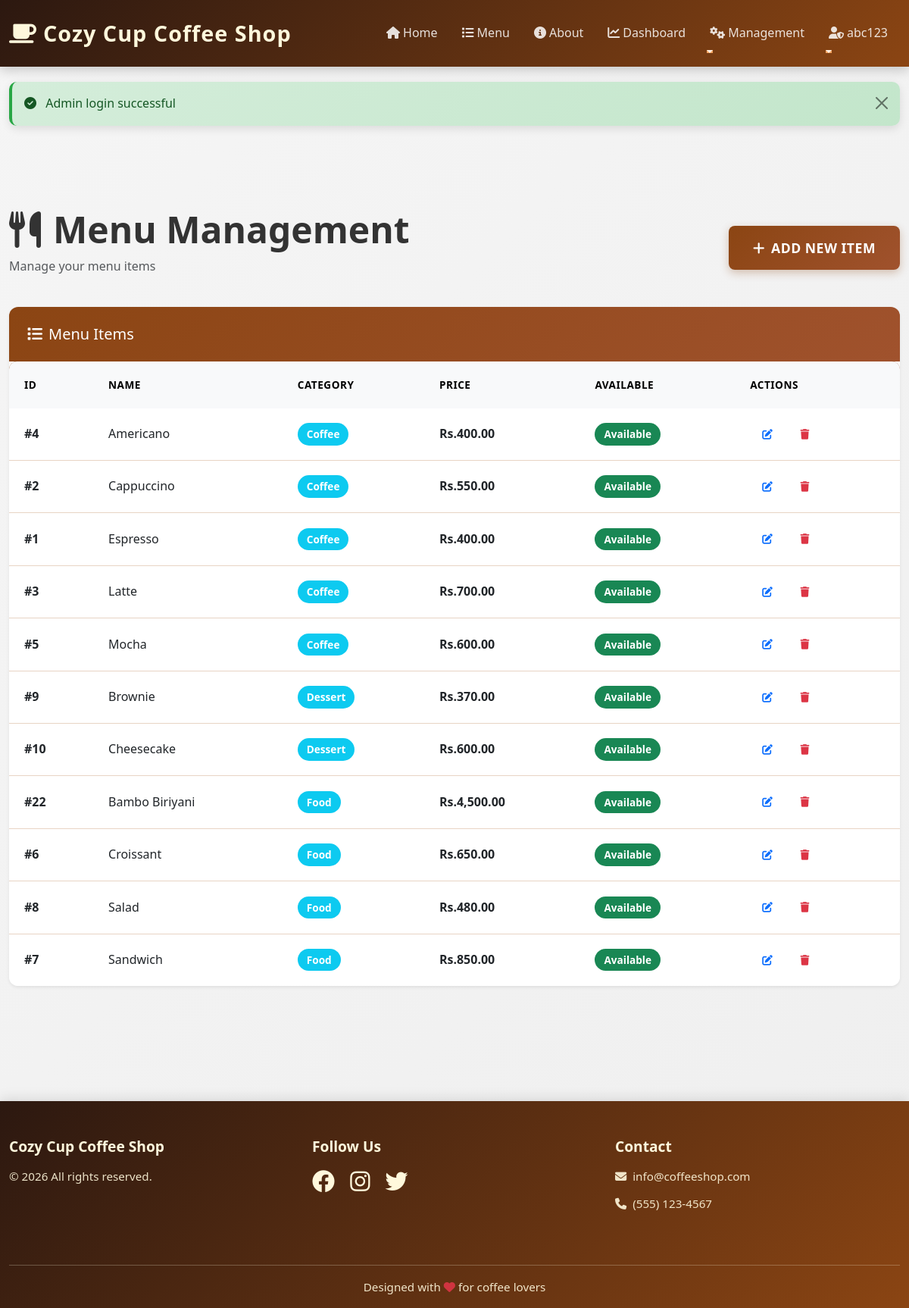
Screenshot of /public/index.php?page=menu-management (signed in) with the database file from the repository.
### tables this page shows
CREATE TABLE `menu_items` (
  `id` int NOT NULL AUTO_INCREMENT,
  `name` varchar(255) NOT NULL,
  `description` text,
  `category` varchar(100) NOT NULL,
  `price` decimal(10,2) NOT NULL,
  `image_path` varchar(255),
  `is_available` tinyint(1) DEFAULT 1,
  `created_at` timestamp NULL DEFAULT CURRENT_TIMESTAMP,
  `updated_at` timestamp NULL DEFAULT CURRENT_TIMESTAMP ON UPDATE CURRENT_TIMESTAMP,
  PRIMARY KEY (`id`)
);

### app/controllers/BaseController.php (called while the page is built, shortened)
<?php
class BaseController {
    public function __construct() {
        require_once __DIR__ . '/../models/Database.php';
    }
    protected function render($view, $data = []) {
        extract($data);
        require __DIR__ . '/../views/' . $view . '.php';
    }
}
?>

### app/controllers/MenuManagementController.php (called while the page is built, shortened)
<?php
require_once __DIR__ . '/BaseController.php';
require_once __DIR__ . '/../models/MenuItem.php';
class MenuManagementController extends BaseController {
    public function showMenuManagement() {
        $menuItem = new MenuItem();
        $items = $menuItem->getAll();
        $this->render('admin/menu-management', [
            'items' => $items
        ]);
    }
}
?>

### app/models/MenuItem.php (called while the page is built, shortened)
<?php
require_once __DIR__ . '/Database.php';
class MenuItem {
    private $db;
    public function __construct() {
        $this->db = new Database();
    }
    public function getAll() {
        $result = $this->db->query("SELECT * FROM menu_items WHERE is_available = TRUE ORDER BY category, name");
        return $result->fetch_all(MYSQLI_ASSOC);
    }
}
?>

### app/models/Database.php (called while the page is built, shortened)
<?php
class Database {
    private $conn;
    public function __construct() {
        global $conn;
        $this->conn = $conn;
    }
    public function query($sql) {
        return $this->conn->query($sql);
    }
}
?>

### helpers/SecurityHelper.php (called while the page is built, shortened)
<?php
class SecurityHelper {
    public static function escapeOutput($output) {
        return htmlspecialchars($output, ENT_QUOTES, 'UTF-8');
    }
}
?>

### app/views/admin/menu-management.php (the view)
<?php include __DIR__ . '/../layouts/header.php'; ?>
<div class="container-fluid py-5">
    <div class="row mb-4">
        <div class="col-12">
            <div class="d-flex justify-content-between align-items-center">
                <div>
                    <h1 class="display-5 fw-bold mb-2">
                        <i class="fas fa-utensils me-3"></i>Menu Management
                    </h1>
                    <p class="text-muted">Manage your menu items</p>
                </div>
                <a href="<?php echo SITE_URL; ?>/public/index.php?page=menu-add" class="btn btn-primary btn-lg">
                    <i class="fas fa-plus me-2"></i>Add New Item
                </a>
            </div>
        </div>
    </div>
    <div class="row">
        <div class="col-12">
            <div class="card border-0 shadow-sm">
                <div class="card-header bg-primary text-white">
                    <h5 class="mb-0"><i class="fas fa-list me-2"></i>Menu Items</h5>
                </div>
                <div class="card-body p-0">
                    <div class="table-responsive">
                        <table class="table table-hover mb-0">
                            <thead class="table-light">
                                <tr>
                                    <th>ID</th>
                                    <th>Name</th>
                                    <th>Category</th>
                                    <th>Price</th>
                                    <th>Available</th>
                                    <th>Actions</th>
                                </tr>
                            </thead>
                            <tbody>
                                <?php if (empty($items)): ?>
                                    <tr>
                                        <td colspan="6" class="text-center py-4">
                                            <i class="fas fa-inbox fa-2x text-muted mb-2"></i>
                                            <p class="text-muted">No menu items found</p>
                                        </td>
                                    </tr>
                                <?php else: ?>
                                    <?php foreach ($items as $item): ?>
                                        <tr>
                                            <td><strong>#<?php echo $item['id']; ?></strong></td>
                                            <td><?php echo SecurityHelper::escapeOutput($item['name']); ?></td>
                                            <td>
                                                <span class="badge bg-info">
                                                    <?php echo SecurityHelper::escapeOutput($item['category']); ?>
                                                </span>
                                            </td>
                                            <td><strong>Rs.<?php echo number_format($item['price'], 2); ?></strong></td>
                                            <td>
                                                <span class="badge bg-<?php echo $item['is_available'] ? 'success' : 'danger'; ?>">
                                                    <?php echo $item['is_available'] ? 'Available' : 'Unavailable'; ?>
                                                </span>
                                            </td>
                                            <td>
                                                <a href="<?php echo SITE_URL; ?>/public/index.php?page=menu-edit&id=<?php echo $item['id']; ?>" class="btn btn-sm btn-outline-primary">
                                                    <i class="fas fa-edit"></i>
                                                </a>
                                                <a href="<?php echo SITE_URL; ?>/public/index.php?action=menu-delete&id=<?php echo $item['id']; ?>" class="btn btn-sm btn-outline-danger" onclick="return confirm('Are you sure you want to delete this item?')">
                                                    <i class="fas fa-trash"></i>
                                                </a>
                                            </td>
                                        </tr>
                                    <?php endforeach; ?>
                                <?php endif; ?>
                            </tbody>
                        </table>
                    </div>
                </div>
            </div>
        </div>
    </div>
</div>
<?php include __DIR__ . '/../layouts/footer.php'; ?>

### public/css/modern.css (style rules this page uses)
:root { --primary-color: #8B4513; --primary-dark: #6B3410; --primary-light: #A0522D; --secondary-color: #D2691E; --accent-color: #F4A460; --light-color: #FFF8DC; --dark-color: #2C1810; --text-color: #333; --border-color: #E8D4C4; --success-color: #28a745; --danger-color: #dc3545; --warning-color: #ffc107; --info-color: #17a2b8; }
* { margin: 0; padding: 0; box-sizing: border-box; }
html, body { height: 100%; }
body { font-family: 'Segoe UI', Tahoma, Geneva, Verdana, sans-serif; background: linear-gradient(135deg, #f5f5f5 0%, #efefef 100%); color: var(--text-color); line-height: 1.6; }
.card { border: none; border-radius: 12px; box-shadow: 0 4px 15px rgba(0, 0, 0, 0.08); transition: all 0.3s ease; overflow: hidden; }
.card-header { background: linear-gradient(135deg, var(--primary-color) 0%, var(--primary-light) 100%); color: white; border: none; padding: 1.5rem; font-weight: 600; }
.card-body { padding: 2rem; }
.btn { border-radius: 8px; font-weight: 600; padding: 0.75rem 1.5rem; transition: all 0.3s ease; border: none; text-transform: uppercase; letter-spacing: 0.5px; font-size: 0.95rem; }
.btn-primary { background: linear-gradient(135deg, var(--primary-color) 0%, var(--primary-light) 100%); color: white; box-shadow: 0 4px 12px rgba(139, 69, 19, 0.3); }
.btn-sm { padding: 0.5rem 1rem; font-size: 0.85rem; }
.btn-lg { padding: 1rem 2rem; font-size: 1.1rem; }
.table { border-collapse: collapse; background: white; border-radius: 10px; overflow: hidden; box-shadow: 0 4px 12px rgba(0, 0, 0, 0.08); }
.table thead { background: linear-gradient(135deg, var(--primary-color) 0%, var(--primary-light) 100%); color: white; }
.table thead th { border: none; padding: 1.25rem; font-weight: 600; text-transform: uppercase; font-size: 0.85rem; letter-spacing: 0.5px; }
.table tbody td { padding: 1rem 1.25rem; border-bottom: 1px solid var(--border-color); vertical-align: middle; }
.table tbody tr:last-child td { border-bottom: none; }
.bg-primary { background: linear-gradient(135deg, var(--primary-color) 0%, var(--primary-light) 100%) !important; }
html { scroll-behavior: smooth; }
body { animation: pageLoad 0.3s ease; }
.badge { padding: 0.5rem 0.75rem; font-weight: 600; border-radius: 20px; font-size: 0.85rem; }

### rows the page displays
menu_items: id "4", name "Americano", category "Coffee", price "400.00", is_available "Available"
menu_items: id "2", name "Cappuccino", category "Coffee", price "550.00", is_available "Available"
menu_items: id "1", name "Espresso", category "Coffee", price "400.00", is_available "Available"
menu_items: id "3", name "Latte", category "Coffee", price "700.00", is_available "Available"
menu_items: id "5", name "Mocha", category "Coffee", price "600.00", is_available "Available"
menu_items: id "9", name "Brownie", category "Dessert", price "370.00", is_available "Available"
menu_items: id "10", name "Cheesecake", category "Dessert", price "600.00", is_available "Available"
menu_items: id "22", name "Bambo Biriyani", category "Food", price "4,500.00", is_available "Available"
menu_items: id "6", name "Croissant", category "Food", price "650.00", is_available "Available"
menu_items: id "8", name "Salad", category "Food", price "480.00", is_available "Available"
menu_items: id "7", name "Sandwich", category "Food", price "850.00", is_available "Available"

### other values shown
SITE_NAME "Cozy Cup Coffee Shop"
SecurityHelper::escapeOutput(SessionHelper::getUserName()) "abc123"
SecurityHelper::escapeOutput($flash['message']) "Admin login successful"
